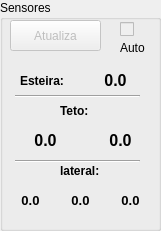
   <widget class="QGroupBox" name="groupBox_2">
    <property name="geometry">
     <rect>
      <x>630</x>
      <y>80</y>
      <width>161</width>
      <height>231</height>
     </rect>
    </property>
    <property name="font">
     <font>
      <weight>50</weight>
      <bold>false</bold>
     </font>
    </property>
    <property name="title">
     <string>Sensores</string>
    </property>
    <widget class="QPushButton" name="pushButton_serialAtualiza">
     <property name="enabled">
      <bool>false</bool>
     </property>
     <property name="geometry">
      <rect>
       <x>10</x>
       <y>20</y>
       <width>91</width>
       <height>31</height>
      </rect>
     </property>
     <property name="text">
      <string>Atualiza</string>
     </property>
    </widget>
    <widget class="QCheckBox" name="checkBox_serialAuto">
     <property name="enabled">
      <bool>false</bool>
     </property>
     <property name="geometry">
      <rect>
       <x>120</x>
       <y>20</y>
       <width>21</width>
       <height>18</height>
      </rect>
     </property>
     <property name="text">
      <string/>
     </property>
     <property name="checked">
      <bool>false</bool>
     </property>
    </widget>
    <widget class="QLabel" name="label_9">
     <property name="geometry">
      <rect>
       <x>120</x>
       <y>40</y>
       <width>31</width>
       <height>16</height>
      </rect>
     </property>
     <property name="text">
      <string>Auto</string>
     </property>
    </widget>
    <widget class="QLabel" name="label_36">
     <property name="geometry">
      <rect>
       <x>20</x>
       <y>70</y>
       <width>51</width>
       <height>21</height>
      </rect>
     </property>
     <property name="font">
      <font>
       <weight>75</weight>
       <bold>true</bold>
      </font>
     </property>
     <property name="text">
      <string>Esteira:</string>
     </property>
    </widget>
    <widget class="QLabel" name="sensor_esteira">
     <property name="geometry">
      <rect>
       <x>80</x>
       <y>70</y>
       <width>71</width>
       <height>21</height>
      </rect>
     </property>
     <property name="font">
      <font>
       <pointsize>12</pointsize>
       <weight>75</weight>
       <bold>true</bold>
      </font>
     </property>
     <property name="text">
      <string>0.0</string>
     </property>
     <property name="alignment">
      <set>Qt::AlignCenter</set>
     </property>
    </widget>
    <widget class="QLabel" name="label_38">
     <property name="geometry">
      <rect>
       <x>60</x>
       <y>100</y>
       <width>41</width>
       <height>21</height>
      </rect>
     </property>
     <property name="font">
      <font>
       <weight>75</weight>
       <bold>true</bold>
      </font>
     </property>
     <property name="text">
      <string>Teto:</string>
     </property>
    </widget>
    <widget class="QLabel" name="sensor_teto1">
     <property name="geometry">
      <rect>
       <x>10</x>
       <y>130</y>
       <width>71</width>
       <height>21</height>
      </rect>
     </property>
     <property name="font">
      <font>
       <pointsize>12</pointsize>
       <weight>75</weight>
       <bold>true</bold>
      </font>
     </property>
     <property name="text">
      <string>0.0</string>
     </property>
     <property name="alignment">
      <set>Qt::AlignCenter</set>
     </property>
    </widget>
    <widget class="QLabel" name="sensor_teto2">
     <property name="geometry">
      <rect>
       <x>90</x>
       <y>130</y>
       <width>61</width>
       <height>21</height>
      </rect>
     </property>
     <property name="font">
      <font>
       <pointsize>12</pointsize>
       <weight>75</weight>
       <bold>true</bold>
      </font>
     </property>
     <property name="text">
      <string>0.0</string>
     </property>
     <property name="alignment">
      <set>Qt::AlignCenter</set>
     </property>
    </widget>
    <widget class="QLabel" name="label_43">
     <property name="geometry">
      <rect>
       <x>60</x>
       <y>160</y>
       <width>41</width>
       <height>21</height>
      </rect>
     </property>
     <property name="font">
      <font>
       <weight>75</weight>
       <bold>true</bold>
      </font>
     </property>
     <property name="text">
      <string>lateral:</string>
     </property>
    </widget>
    <widget class="QLabel" name="sensor_lateral2">
     <property name="geometry">
      <rect>
       <x>60</x>
       <y>190</y>
       <width>41</width>
       <height>21</height>
      </rect>
     </property>
     <property name="font">
      <font>
       <pointsize>10</pointsize>
       <weight>75</weight>
       <bold>true</bold>
      </font>
     </property>
     <property name="text">
      <string>0.0</string>
     </property>
     <property name="alignment">
      <set>Qt::AlignCenter</set>
     </property>
    </widget>
    <widget class="QLabel" name="sensor_lateral1">
     <property name="geometry">
      <rect>
       <x>10</x>
       <y>190</y>
       <width>41</width>
       <height>21</height>
      </rect>
     </property>
     <property name="font">
      <font>
       <pointsize>10</pointsize>
       <weight>75</weight>
       <bold>true</bold>
      </font>
     </property>
     <property name="text">
      <string>0.0</string>
     </property>
     <property name="alignment">
      <set>Qt::AlignCenter</set>
     </property>
    </widget>
    <widget class="QLabel" name="sensor_lateral3">
     <property name="geometry">
      <rect>
       <x>110</x>
       <y>190</y>
       <width>41</width>
       <height>21</height>
      </rect>
     </property>
     <property name="font">
      <font>
       <pointsize>10</pointsize>
       <weight>75</weight>
       <bold>true</bold>
      </font>
     </property>
     <property name="text">
      <string>0.0</string>
     </property>
     <property name="alignment">
      <set>Qt::AlignCenter</set>
     </property>
    </widget>
    <widget class="Line" name="line">
     <property name="geometry">
      <rect>
       <x>15</x>
       <y>95</y>
       <width>125</width>
       <height>3</height>
      </rect>
     </property>
     <property name="orientation">
      <enum>Qt::Horizontal</enum>
     </property>
    </widget>
    <widget class="Line" name="line_2">
     <property name="geometry">
      <rect>
       <x>15</x>
       <y>160</y>
       <width>125</width>
       <height>3</height>
      </rect>
     </property>
     <property name="orientation">
      <enum>Qt::Horizontal</enum>
     </property>
    </widget>
   </widget>
